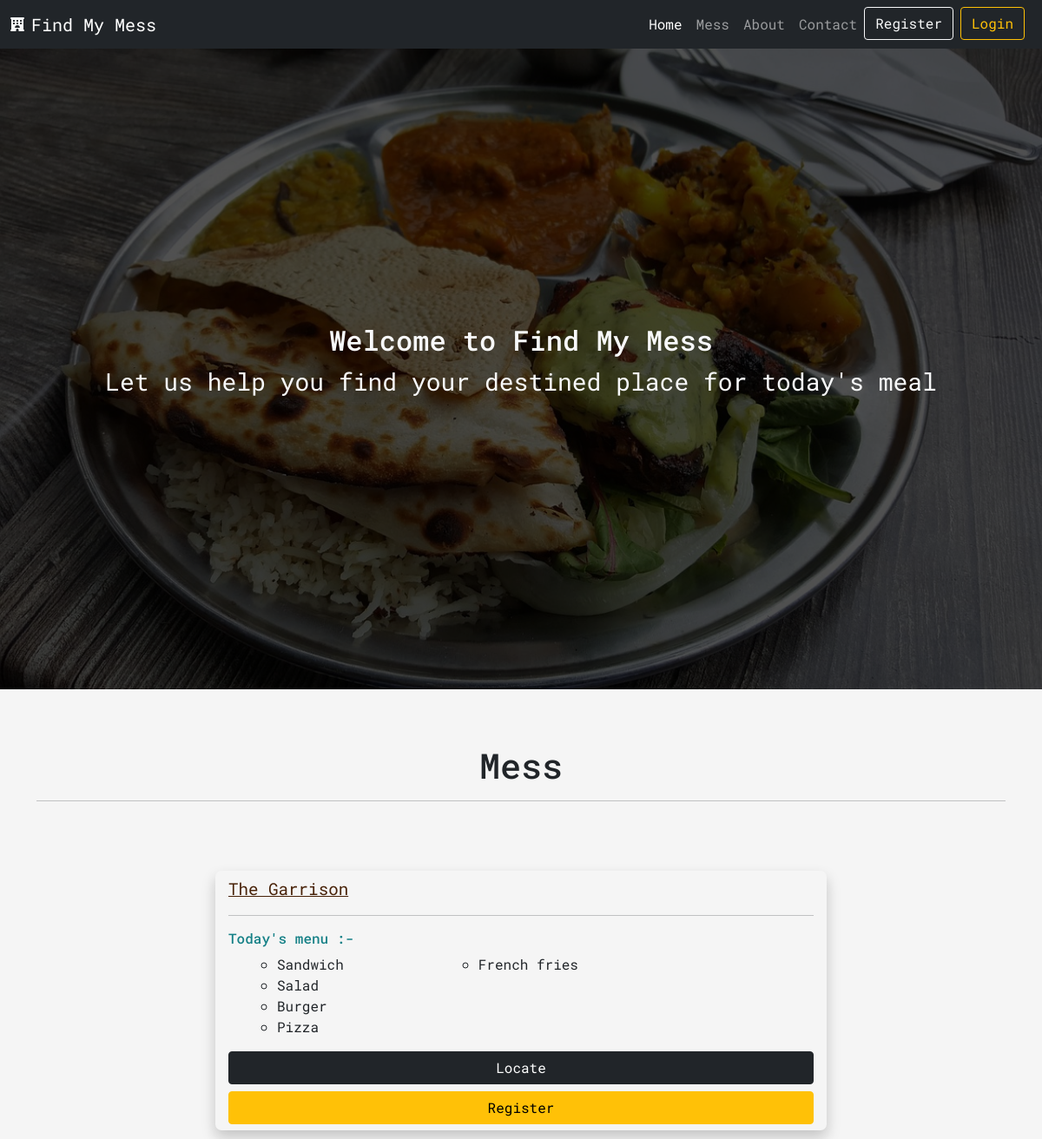
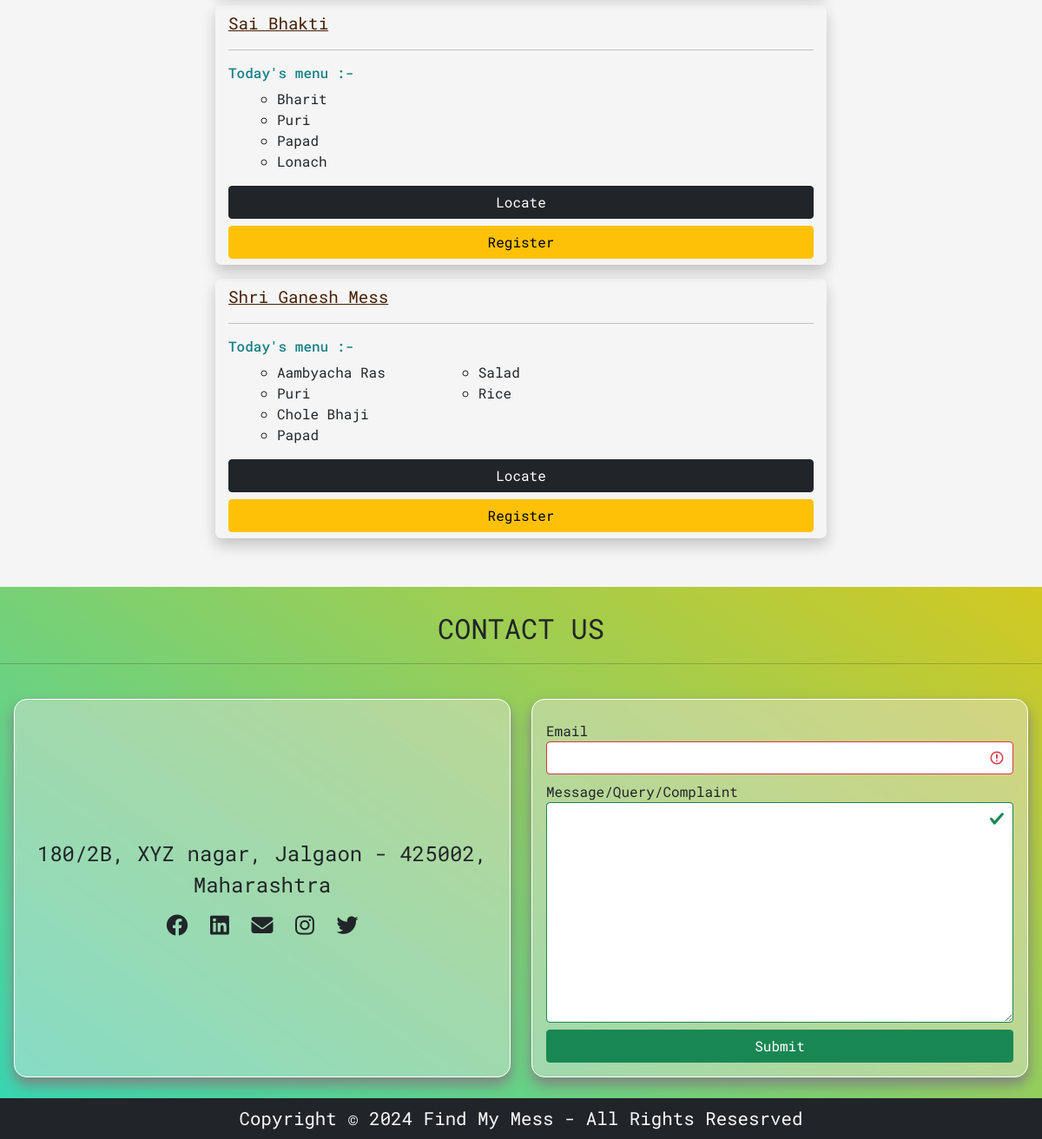
The page / on the database its author committed (2 pictures, top to bottom).
### App/models.py (models this page shows)
class MessOwner(models.Model):
    user = models.OneToOneField(User, on_delete=models.CASCADE)
    mess = models.CharField(max_length=50)
    contact = models.CharField(max_length=15)
    state = models.CharField(max_length=50)
    district = models.CharField(max_length=50)
    address = models.TextField()
    def __str__(self):
        return self.mess

class MessMenu(models.Model):
    user = models.OneToOneField(MessOwner, on_delete=models.CASCADE)
    item1 = models.CharField(max_length=50, blank=True)
    item2 = models.CharField(max_length=50, blank=True)
    item3 = models.CharField(max_length=50, blank=True)
    item4 = models.CharField(max_length=50, blank=True)
    item5 = models.CharField(max_length=50, blank=True)
    item6 = models.CharField(max_length=50, blank=True)
    item7 = models.CharField(max_length=50, blank=True)
    item8 = models.CharField(max_length=50, blank=True)
    item9 = models.CharField(max_length=50, blank=True)
    item10 = models.CharField(max_length=50, blank=True)
    def __str__(self):
        return self.user.mess

### App/views.py (the view)
# urls.py: path('', views.home, name='home'),
def home(request):
    details = [[i,j] for i,j in zip(MessOwner.objects.all(), MessMenu.objects.all())]
    context = {}
    context['owner_detail'] = details
    print(details)
    return render(request, 'home.html', context)

### App/templates/home.html (shortened to what this page needs)
{% extends 'base.html' %}
{% load static %}
{% block page-data %}
<div class="container-fluid home-container">
    <div class="row home-row">
        <div class="col-lg-12 d-flex justify-content-center align-items-center">
            <div class="message-box text-light text-center">
                <h2 data-aos="fade-up" data-aos-delay="500" data-aos-duration="1000" data-aos-ease="ease-in-sine">Welcome to Find My Mess</h2>
                <p class="fs-3" data-aos="fade-up" data-aos-delay="1500" data-aos-duration="1000" data-aos-ease="ease-in-sine">Let us help you find your destined place for today's meal</p>
            </div>
        </div>
    </div>
</div>
<section id="mess" class="py-3">
    <div class="container text-center py-5 mess-heading">
        <h1 class="text-bold">Mess</h1>
        <hr>
    </div>
    <div class="container mess-container">
        <div class="row d-flex justify-content-center">
            <div class="col-lg-8 col-md-10 ">
                {% if owner_detail|length == 0 %}
                <div class="no-detail-box">
                    <h2 class="text-danger"><i class="fas fa-circle-xmark"></i><span class="ms-3"> No mess menu details available now !</span></h2>
                </div>
                {% else %}
                {% for i in owner_detail %}
                <div class="m-3 mess-box" data-aos="zoom-in" data-aos-duration="500" data-aos-delay="300">
                    <a class="text-bold" style='color: #472107; font-size: 1.2rem;' href="/requestedProfile/{{i.0.id }}">{{ i.0.mess }}</a>
                    <hr>
                    {% if i.1.item1 != "" %}
                    <h6 style='color: #168187;'>Today's menu :- </h6>
                    <ul style="list-style: circle !important; ">
                        <div class="container">
                            <div class="row d-flex justify-content-between">
                                <div class="col-lg-3">
                                    <li>{{ i.1.item1 }}</li>
                                    <li>{{ i.1.item2 }}</li>
                                    <li>{{ i.1.item3 }}</li>
                                    {% if i.1.item4 %}
                                    <li>{{ i.1.item4 }}</li>
                                    {% endif %}
                                </div>
                                <div class="col-lg-3">
                                    {% if i.1.item5 %}
                                    <li>{{ i.1.item5 }}</li>
                                    {% endif %}
                                    {% if i.1.item6 %}
                                    <li>{{ i.1.item6 }}</li>
                                    {% endif %}
                                </div>
                                <div class="col-lg-3">
                                </div>
                            </div>
                        </div>
                    </ul>
                    {% else %}
                       <h3 class="text-danger text-center m-2">Menu not updated yet</h3>
                    {% endif %}
                    <div class="d-grid gap-2">
                        <a class="btn btn-dark" href="https://maps.google.com/maps?daddr={{i.0.address}}">Locate</a>
                        <a class="btn btn-warning" data-bs-toggle="modal" data-bs-target="#CustomerRegister{{i.0.id}}">Register</a>
                    </div>
                </div>
                {% endfor %}
                {% endif %}
            </div>
        </div>
    </div>
</section>
{% endblock %}

### App/templates/base.html (shortened to what this page needs)
{% load static %}
<!DOCTYPE html>
<html lang="en">
  <head>
    <link
      rel="stylesheet"
      href="https://cdnjs.cloudflare.com/ajax/libs/font-awesome/6.4.0/css/all.min.css"
    />
    <link
      href="https://cdn.jsdelivr.net/npm/bootstrap@5.0.2/dist/css/bootstrap.min.css"
      rel="stylesheet"
    />
    <link
      rel="stylesheet"
      href="https://cdnjs.cloudflare.com/ajax/libs/aos/2.3.4/aos.css"
    />
    <link rel="stylesheet" href="{% static 'css/style.css' %}" />
  </head>
  <body>
    <nav class="navbar navbar-expand-lg navbar-dark bg-dark sticky-top">
      <div class="container-fluid">
        <i class="fa-solid fa-hotel text-light"></i>
        <a class="navbar-brand ms-2" href="#">Find My Mess</a>
        <div class="collapse navbar-collapse" id="navbarSupportedContent">
          <ul class="navbar-nav ms-auto mb-2 mb-lg-0">
            <li class="nav-item">
              <a
                class="nav-link active"
                aria-current="page"
                href="{% url 'home' %}"
                >Home</a
              >
            </li>
            <li class="nav-item">
              <a class="nav-link" href="{% url 'home' %}#mess">Mess</a>
            </li>
            <li class="nav-item">
              <a class="nav-link" href="{% url 'aboutus' %}">About</a>
            </li>
            <li class="nav-item">
              <a class="nav-link" href="#Contact">Contact</a>
            </li>
            <li class="nav-item me-2 register">
              <a
                class="btn btn-outline-light"
                href="{% url 'register' %}"
                title="Register Mess"
                >Register</a
              >
            </li>
            {% if not user.is_authenticated %}
            <li class="nav-item me-2 login">
              <a
                class="btn btn-outline-warning"
                data-bs-toggle="modal"
                data-bs-target="#loginModal"
                >Login</a
              >
            </li>
            {% else %}
            <li class="nav-item">
              <a class="nav-link" href="{% url 'profile' %}"
                ><i class="fas fa-user"></i
              ></a>
            </li>
            {% endif %}
          </ul>
        </div>
      </div>
    </nav>
    {% block page-data %}{% endblock %}
    <section id="Contact" class="mt-4 py-2" >
      <div class="col-12 text-center fs-2 text-dark my-3">CONTACT US</div>
      <hr>
      <div class="container-fluid p-3 ">
        <div class="row d-flex justify-content-center">
        <div class="col-lg-6 col-md-8 col-sm-10   address-box mt-2">
          <div class="address p-3 d-flex align-items-center">
            <div class="address-content">
          <p class="fs-4 text-center">180/2B, XYZ nagar, Jalgaon - 425002, Maharashtra</p>
          <div class="text-center icons">
            <span class="mx-2"><i class="fa-brands fa-facebook"></i></span>
            <a class="mx-2 text-dark" href="" style="text-decoration: none;"><i class="fa-brands fa-linkedin"></i></a>
            <span class="mx-2"><i class="fa-solid fa-envelope"></i></span>
            <span class="mx-2"><i class="fa-brands fa-instagram"></i></span>
            <span class="mx-2"><i class="fa-brands fa-twitter"></i></span>
          </div>
        </div>
        </div>
        </div>
        <div class="col-lg-6 col-md-8 col-sm-10 mt-2">
          <div class="form-contact p-3">
            <form action="\contact\" method="post" class="was-validated">
              <div class="form-group mt-2">
                <label for="">Email</label>
                <input type="email" name="email" class="form-control" required>
              </div>
              <div class="form-group mt-2">
                <label for="">Message/Query/Complaint</label>
                <textarea name="msg"  class="form-control" rows="10"></textarea>
              </div>
              <div class="d-grid  mt-2">
                <button class="btn btn-success" type="submit">Submit</button>
              </div>
            </form>
          </div>
        </div>
      </div>
      </div>
    </section>
    <footer class="text-center bg-dark text-light py-2">
      <span
        >Copyright &copy; {% now 'Y' %} Find My Mess - All Rights
        Resesrved</span
      >
    </footer>
  </body>
</html>

### App/static/css/style.css (style rules this page uses)
* { padding: 0; margin: 0; box-sizing: border-box; text-decoration: none; font-family: 'Roboto Mono', monospace; }
body { background-color: whitesmoke; }
.collapse { text-align: center; }
footer span { font-size: 1.3rem; }
.home-container { position: relative; height: 92.2vh; width: 100%; left: 0; background-image: url('../images/img2.jpg'); background-size: 100% 100%; background-position: center; background-repeat: no-repeat; }
.home-container::before { content: ""; position: absolute; left: 0; top: 0; width: 100%; height: 100%; background: rgba(0, 0, 0, 0.683); }
.home-container .home-row { position: relative; height: 100%; }
#mess { min-height: 85.7vh; }
.mess-container { background: whitesmoke; }
.mess-box { border: 2px; padding: 7px 15px; border-radius: 7px; box-shadow: 0 8px 16px 0 rgba(15, 15, 15, 0.212); }
#Contact { background-image: linear-gradient(35deg, rgb(55, 214, 177), rgb(210, 201, 33)); }
#Contact .address, .form-contact { border: 1px solid white; border-radius: 15px; background-color: transparent; background-color: rgba(232, 228, 228, 0.434); backdrop-filter: blur(5px); box-shadow: 0 8px 16px 0 gray; height: 100%; }
#Contact i { font-size: 25px; }

### rows shown on the page
MessOwner: mess "The Garrison", item1 "Sandwich", item2 "Salad", item3 "Burger", item4 "Pizza", item5 "French fries"
MessOwner: mess "Sai Bhakti", item1 "Bharit", item2 "Puri", item3 "Papad", item4 "Lonach"
MessOwner: mess "Shri Ganesh Mess", item1 "Aambyacha Ras", item2 "Puri", item3 "Chole Bhaji", item4 "Papad", item5 "Salad", item6 "Rice"
